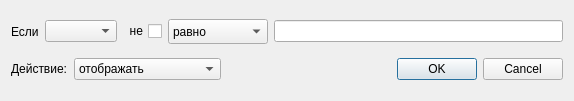
<?xml version="1.0" encoding="UTF-8"?>
<ui version="4.0">
 <class>FingRuleEdit</class>
 <widget class="QDialog" name="FingRuleEdit">
  <property name="windowModality">
   <enum>Qt::WindowModal</enum>
  </property>
  <property name="geometry">
   <rect>
    <x>0</x>
    <y>0</y>
    <width>574</width>
    <height>101</height>
   </rect>
  </property>
  <property name="minimumSize">
   <size>
    <width>574</width>
    <height>0</height>
   </size>
  </property>
  <property name="windowTitle">
   <string>Редактирование правила</string>
  </property>
  <layout class="QVBoxLayout" name="verticalLayout">
   <item>
    <layout class="QHBoxLayout" name="horizontalLayout">
     <item>
      <widget class="QLabel" name="label_2">
       <property name="text">
        <string>Если</string>
       </property>
      </widget>
     </item>
     <item>
      <widget class="QComboBox" name="param"/>
     </item>
     <item>
      <widget class="QCheckBox" name="negative">
       <property name="layoutDirection">
        <enum>Qt::RightToLeft</enum>
       </property>
       <property name="text">
        <string>не</string>
       </property>
      </widget>
     </item>
     <item>
      <widget class="QComboBox" name="operand">
       <property name="sizePolicy">
        <sizepolicy hsizetype="Preferred" vsizetype="Fixed">
         <horstretch>0</horstretch>
         <verstretch>0</verstretch>
        </sizepolicy>
       </property>
       <property name="minimumSize">
        <size>
         <width>100</width>
         <height>25</height>
        </size>
       </property>
       <item>
        <property name="text">
         <string>равно</string>
        </property>
       </item>
       <item>
        <property name="text">
         <string>содержит</string>
        </property>
       </item>
       <item>
        <property name="text">
         <string>больше</string>
        </property>
       </item>
       <item>
        <property name="text">
         <string>меньше</string>
        </property>
       </item>
      </widget>
     </item>
     <item>
      <widget class="QLineEdit" name="value_str">
       <property name="maxLength">
        <number>100</number>
       </property>
      </widget>
     </item>
    </layout>
   </item>
   <item>
    <layout class="QHBoxLayout" name="horizontalLayout_2">
     <item>
      <widget class="QLabel" name="label">
       <property name="text">
        <string>Действие:</string>
       </property>
      </widget>
     </item>
     <item>
      <widget class="QComboBox" name="action">
       <item>
        <property name="text">
         <string>отображать</string>
        </property>
       </item>
       <item>
        <property name="text">
         <string>не отображать</string>
        </property>
       </item>
       <item>
        <property name="text">
         <string>следующее правило</string>
        </property>
       </item>
      </widget>
     </item>
     <item>
      <spacer name="horizontalSpacer">
       <property name="orientation">
        <enum>Qt::Horizontal</enum>
       </property>
       <property name="sizeHint" stdset="0">
        <size>
         <width>40</width>
         <height>20</height>
        </size>
       </property>
      </spacer>
     </item>
     <item>
      <widget class="QDialogButtonBox" name="OkCancelBtn">
       <property name="standardButtons">
        <set>QDialogButtonBox::Cancel|QDialogButtonBox::Ok</set>
       </property>
      </widget>
     </item>
    </layout>
   </item>
  </layout>
 </widget>
 <resources/>
 <connections>
  <connection>
   <sender>OkCancelBtn</sender>
   <signal>rejected()</signal>
   <receiver>FingRuleEdit</receiver>
   <slot>reject()</slot>
   <hints>
    <hint type="sourcelabel">
     <x>478</x>
     <y>74</y>
    </hint>
    <hint type="destinationlabel">
     <x>286</x>
     <y>50</y>
    </hint>
   </hints>
  </connection>
 </connections>
</ui>
